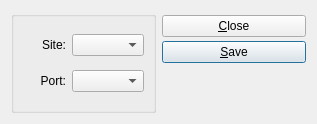
<?xml version="1.0" encoding="UTF-8"?>
<ui version="4.0">
 <class>siteport</class>
 <widget class="QDialog" name="session">
  <property name="geometry">
   <rect>
    <x>0</x>
    <y>0</y>
    <width>317</width>
    <height>124</height>
   </rect>
  </property>
  <property name="windowTitle">
   <string>Session</string>
  </property>
  <layout class="QHBoxLayout" name="horizontalLayout">
   <item>
    <widget class="QGroupBox" name="GroupBox1">
     <property name="title">
      <string/>
     </property>
     <layout class="QGridLayout" name="gridLayout">
      <item row="0" column="0">
       <widget class="QLabel" name="_warehouseLit">
        <property name="text">
         <string>Site:</string>
        </property>
        <property name="alignment">
         <set>Qt::AlignRight|Qt::AlignTrailing|Qt::AlignVCenter</set>
        </property>
       </widget>
      </item>
      <item row="0" column="1">
       <widget class="WComboBox" name="_warehouse"/>
      </item>
      <item row="1" column="0">
       <widget class="QLabel" name="_portLit">
        <property name="text">
         <string>Port:</string>
        </property>
        <property name="alignment">
         <set>Qt::AlignRight|Qt::AlignTrailing|Qt::AlignVCenter</set>
        </property>
       </widget>
      </item>
      <item row="1" column="1">
       <widget class="XComboBox" name="_port"/>
      </item>
     </layout>
    </widget>
   </item>
   <item>
    <layout class="QVBoxLayout" name="_12">
     <property name="spacing">
      <number>0</number>
     </property>
     <item>
      <widget class="QPushButton" name="_close">
       <property name="text">
        <string>&amp;Close</string>
       </property>
      </widget>
     </item>
     <item>
      <widget class="QPushButton" name="_save">
       <property name="text">
        <string>&amp;Save</string>
       </property>
       <property name="autoDefault">
        <bool>true</bool>
       </property>
       <property name="default">
        <bool>true</bool>
       </property>
      </widget>
     </item>
     <item>
      <spacer>
       <property name="orientation">
        <enum>Qt::Vertical</enum>
       </property>
       <property name="sizeType">
        <enum>QSizePolicy::Preferred</enum>
       </property>
       <property name="sizeHint" stdset="0">
        <size>
         <width>20</width>
         <height>45</height>
        </size>
       </property>
      </spacer>
     </item>
    </layout>
   </item>
  </layout>
 </widget>
 <customwidgets>
  <customwidget>
   <class>WComboBox</class>
   <extends>XComboBox</extends>
   <header>wcombobox.h</header>
  </customwidget>
  <customwidget>
   <class>XComboBox</class>
   <extends>QComboBox</extends>
   <header>xcombobox.h</header>
  </customwidget>
 </customwidgets>
 <resources/>
 <connections/>
</ui>
